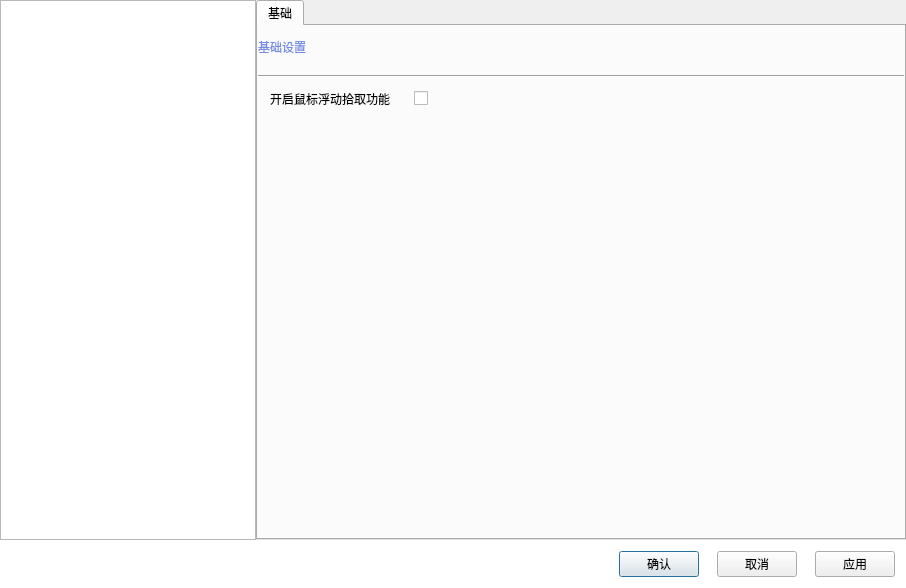
<?xml version="1.0" encoding="UTF-8"?>
<ui version="4.0">
 <class>DialogSetting</class>
 <widget class="QDialog" name="DialogSetting">
  <property name="geometry">
   <rect>
    <x>0</x>
    <y>0</y>
    <width>906</width>
    <height>588</height>
   </rect>
  </property>
  <property name="sizePolicy">
   <sizepolicy hsizetype="Preferred" vsizetype="Preferred">
    <horstretch>0</horstretch>
    <verstretch>0</verstretch>
   </sizepolicy>
  </property>
  <property name="minimumSize">
   <size>
    <width>0</width>
    <height>0</height>
   </size>
  </property>
  <property name="sizeIncrement">
   <size>
    <width>0</width>
    <height>0</height>
   </size>
  </property>
  <property name="windowTitle">
   <string>Dialog</string>
  </property>
  <property name="sizeGripEnabled">
   <bool>false</bool>
  </property>
  <layout class="QGridLayout" name="gridLayout">
   <property name="leftMargin">
    <number>0</number>
   </property>
   <property name="topMargin">
    <number>0</number>
   </property>
   <property name="rightMargin">
    <number>0</number>
   </property>
   <property name="bottomMargin">
    <number>0</number>
   </property>
   <property name="spacing">
    <number>0</number>
   </property>
   <item row="1" column="0" colspan="2">
    <layout class="QHBoxLayout" name="horizontalLayout_3">
     <property name="leftMargin">
      <number>0</number>
     </property>
     <property name="topMargin">
      <number>0</number>
     </property>
     <property name="rightMargin">
      <number>0</number>
     </property>
     <property name="bottomMargin">
      <number>0</number>
     </property>
     <item>
      <widget class="QWidget" name="widgetBtns" native="true">
       <property name="styleSheet">
        <string notr="true">QWidget#widgetBtns
{
	
	background-color: rgb(255, 255, 255);
}</string>
       </property>
       <layout class="QGridLayout" name="gridLayout_5">
        <property name="leftMargin">
         <number>11</number>
        </property>
        <property name="topMargin">
         <number>11</number>
        </property>
        <property name="rightMargin">
         <number>11</number>
        </property>
        <property name="bottomMargin">
         <number>11</number>
        </property>
        <item row="0" column="2">
         <layout class="QHBoxLayout" name="horizontalLayout_2">
          <property name="spacing">
           <number>18</number>
          </property>
          <item>
           <widget class="QPushButton" name="btnOk">
            <property name="text">
             <string>确认</string>
            </property>
            <property name="Ok" stdset="0">
             <bool>true</bool>
            </property>
           </widget>
          </item>
          <item>
           <widget class="QPushButton" name="btnCancel">
            <property name="text">
             <string>取消</string>
            </property>
            <property name="Cancel" stdset="0">
             <bool>true</bool>
            </property>
           </widget>
          </item>
          <item>
           <widget class="QPushButton" name="btnApply">
            <property name="text">
             <string>应用</string>
            </property>
            <property name="Ok" stdset="0">
             <bool>true</bool>
            </property>
           </widget>
          </item>
         </layout>
        </item>
        <item row="0" column="1">
         <spacer name="horizontalSpacer_4">
          <property name="orientation">
           <enum>Qt::Horizontal</enum>
          </property>
          <property name="sizeType">
           <enum>QSizePolicy::Preferred</enum>
          </property>
          <property name="sizeHint" stdset="0">
           <size>
            <width>40</width>
            <height>20</height>
           </size>
          </property>
         </spacer>
        </item>
        <item row="0" column="0">
         <widget class="QLabel" name="lbError">
          <property name="sizePolicy">
           <sizepolicy hsizetype="Expanding" vsizetype="Preferred">
            <horstretch>0</horstretch>
            <verstretch>0</verstretch>
           </sizepolicy>
          </property>
          <property name="text">
           <string/>
          </property>
         </widget>
        </item>
       </layout>
      </widget>
     </item>
    </layout>
   </item>
   <item row="0" column="0">
    <widget class="QTreeView" name="treeMenuItems">
     <property name="sizePolicy">
      <sizepolicy hsizetype="Minimum" vsizetype="Expanding">
       <horstretch>0</horstretch>
       <verstretch>0</verstretch>
      </sizepolicy>
     </property>
     <property name="styleSheet">
      <string notr="true">border-right: none;</string>
     </property>
     <property name="editTriggers">
      <set>QAbstractItemView::NoEditTriggers</set>
     </property>
     <attribute name="headerVisible">
      <bool>false</bool>
     </attribute>
     <attribute name="headerDefaultSectionSize">
      <number>21</number>
     </attribute>
    </widget>
   </item>
   <item row="0" column="1">
    <widget class="QTabWidget" name="tabSettingWidget">
     <property name="styleSheet">
      <string notr="true"/>
     </property>
     <property name="currentIndex">
      <number>0</number>
     </property>
     <widget class="QWidget" name="tabBase">
      <property name="font">
       <font>
        <family>微软雅黑</family>
       </font>
      </property>
      <attribute name="title">
       <string>基础</string>
      </attribute>
      <layout class="QGridLayout" name="gridLayout_9">
       <property name="leftMargin">
        <number>0</number>
       </property>
       <property name="topMargin">
        <number>0</number>
       </property>
       <property name="rightMargin">
        <number>0</number>
       </property>
       <property name="bottomMargin">
        <number>0</number>
       </property>
       <property name="spacing">
        <number>0</number>
       </property>
       <item row="0" column="0">
        <layout class="QGridLayout" name="gridLayout_8">
         <property name="leftMargin">
          <number>0</number>
         </property>
         <property name="topMargin">
          <number>11</number>
         </property>
         <property name="rightMargin">
          <number>0</number>
         </property>
         <property name="bottomMargin">
          <number>11</number>
         </property>
         <property name="verticalSpacing">
          <number>18</number>
         </property>
         <item row="0" column="0">
          <widget class="QLabel" name="label_2">
           <property name="sizePolicy">
            <sizepolicy hsizetype="Expanding" vsizetype="Preferred">
             <horstretch>0</horstretch>
             <verstretch>0</verstretch>
            </sizepolicy>
           </property>
           <property name="styleSheet">
            <string notr="true">font: 12pt &quot;微软雅黑&quot;;
padding-left: 0.2em;
color: rgba(78, 110, 216, 200);</string>
           </property>
           <property name="text">
            <string>基础设置</string>
           </property>
          </widget>
         </item>
         <item row="0" column="1">
          <spacer name="horizontalSpacer_2">
           <property name="orientation">
            <enum>Qt::Horizontal</enum>
           </property>
           <property name="sizeHint" stdset="0">
            <size>
             <width>40</width>
             <height>20</height>
            </size>
           </property>
          </spacer>
         </item>
         <item row="1" column="0" colspan="2">
          <widget class="Line" name="line">
           <property name="orientation">
            <enum>Qt::Horizontal</enum>
           </property>
           <property name="Wcd" stdset="0">
            <bool>true</bool>
           </property>
          </widget>
         </item>
        </layout>
       </item>
       <item row="1" column="0">
        <layout class="QGridLayout" name="gridLayout_7">
         <property name="leftMargin">
          <number>12</number>
         </property>
         <property name="topMargin">
          <number>0</number>
         </property>
         <property name="rightMargin">
          <number>12</number>
         </property>
         <property name="horizontalSpacing">
          <number>24</number>
         </property>
         <property name="verticalSpacing">
          <number>18</number>
         </property>
         <item row="0" column="2" colspan="2">
          <spacer name="horizontalSpacer_3">
           <property name="orientation">
            <enum>Qt::Horizontal</enum>
           </property>
           <property name="sizeType">
            <enum>QSizePolicy::Expanding</enum>
           </property>
           <property name="sizeHint" stdset="0">
            <size>
             <width>40</width>
             <height>20</height>
            </size>
           </property>
          </spacer>
         </item>
         <item row="0" column="0">
          <widget class="QLabel" name="label_3">
           <property name="sizePolicy">
            <sizepolicy hsizetype="Fixed" vsizetype="Preferred">
             <horstretch>0</horstretch>
             <verstretch>0</verstretch>
            </sizepolicy>
           </property>
           <property name="font">
            <font>
             <family>微软雅黑</family>
             <pointsize>9</pointsize>
            </font>
           </property>
           <property name="text">
            <string>开启鼠标浮动拾取功能</string>
           </property>
          </widget>
         </item>
         <item row="0" column="1">
          <widget class="QCheckBox" name="cbMouseOver">
           <property name="text">
            <string/>
           </property>
          </widget>
         </item>
        </layout>
       </item>
       <item row="2" column="0">
        <spacer name="verticalSpacer_3">
         <property name="orientation">
          <enum>Qt::Vertical</enum>
         </property>
         <property name="sizeHint" stdset="0">
          <size>
           <width>20</width>
           <height>381</height>
          </size>
         </property>
        </spacer>
       </item>
      </layout>
     </widget>
    </widget>
   </item>
  </layout>
 </widget>
 <resources/>
 <connections/>
</ui>
